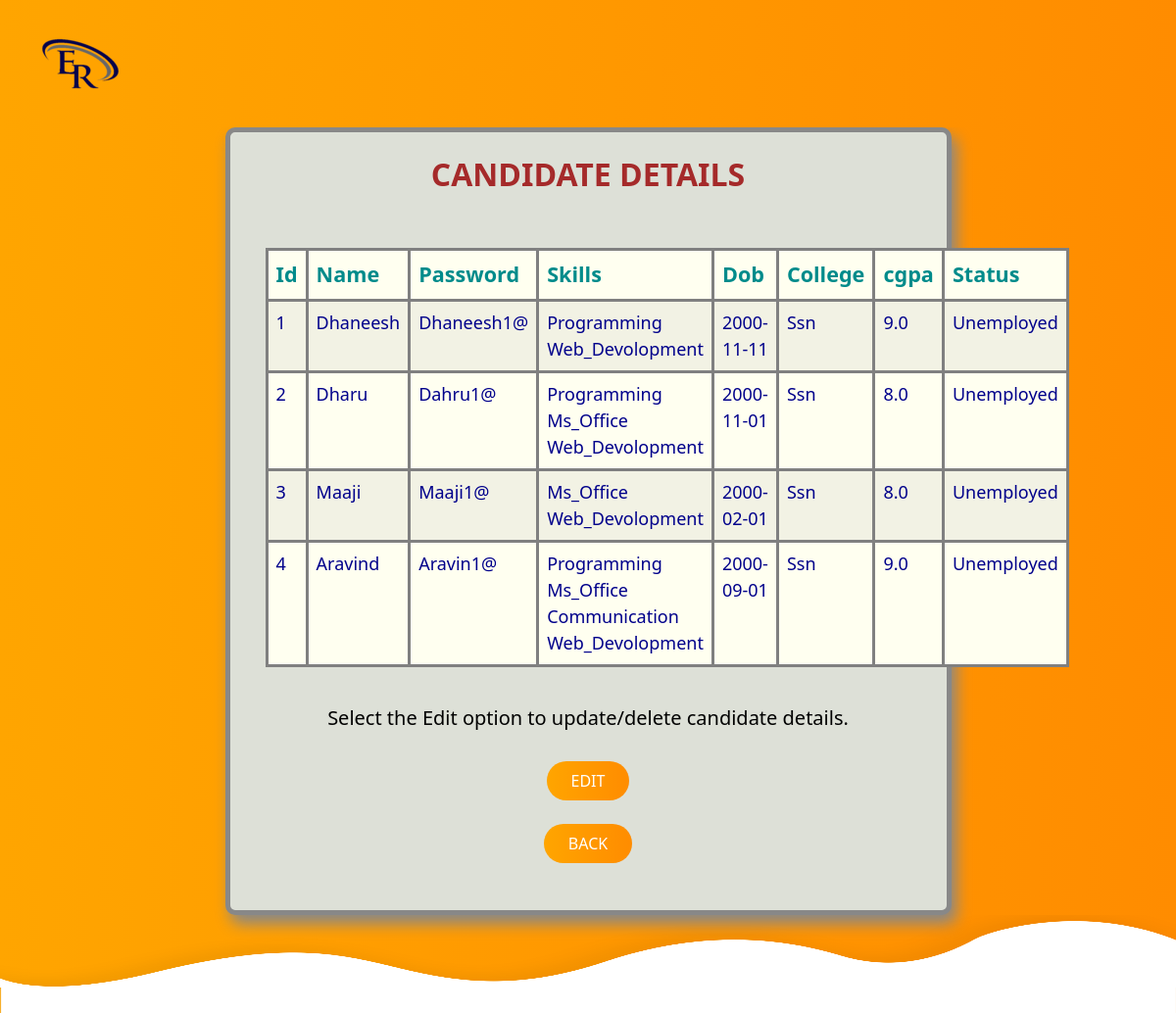
Page /edit_candidate on the committed database.
### app.py (models this page shows)
class User_acc(db.Model):
    __tablename__ = 'user_acc'
    id = db.Column(db.Integer,primary_key=True)
    Name = db.Column(db.String(50),nullable=False)
    Password = db.Column(db.String(50),nullable=False)
    Email_id = db.Column(db.String(200),nullable=False)
    Contact = db.Column(db.String(15))
    Address = db.Column(db.String(30))
    Skills = db.Column(db.String(100))
    Dob=db.Column(db.String(30))
    Age = db.Column(db.Integer)
    Status=db.Column(db.Integer)
    Sslc=db.Column(db.Float)
    Hlc=db.Column(db.Float)
    College = db.Column(db.String(200))
    Department = db.Column(db.String(30))
    CGPA = db.Column(db.Float)
    Resume = db.Column(db.LargeBinary)
    Experience = db.Column(db.Integer)
    status=db.Column(db.Integer)
    account = db.relationship("User", backref=backref("account", uselist=False))

### app.py (the view)
@app.route('/edit_candidate')
def edit_candidate():
    d = connect_db()
    query="SELECT * from User_acc"
    cur = d.execute(query)
    user = [dict( id=row[0],name=row[1],pwd=row[2],mail=row[3],contact=row[4],address=row[5],skills=row[6],Dob=row[7],age=row[8],sslc=row[9],hlc=row[10],college=row[11],department=row[12],cgpa=row[13],exp=row[15],status=row[16]) for row in cur.fetchall()]
    d.close()
    for i in user:
        if(i['status']==None):
            i['status']='Unemployed'
        else:
            i['status']='Employed'
    return render_template('edit_candidate.html',user=user)

### app.py (called while the page is built)
def connect_db():
    return sqlite3.connect('recsys.db')

@app.before_request
def before_request():
    if 'username' in session:
        g.user = session['username']

### templates/edit_candidate.html (shortened to what this page needs)
<!DOCTYPE html>
<html lang="en">
<head>
    <link rel="stylesheet" href="{{url_for('static',filename='style.css')}}">
    <link href="https://cdn.jsdelivr.net/npm/bootstrap@5.0.0-beta3/dist/css/bootstrap.min.css" rel="stylesheet">
    <link rel="stylesheet" href="https://stackpath.bootstrapcdn.com/font-awesome/4.7.0/css/font-awesome.min.css">
</head>
<body>
<section id="nav-bar">
    <nav class="navbar navbar-expand-lg navbar-light ">
        <div class="container-fluid">
           <a class="navbar-brand" href="{{url_for('admin')}}"><img src="{{url_for('static',filename='logo1.png')}}"></a>
        </div>
    </nav>
</section>
<section id="banner">
    <div class="container">
        <div class="row">
            <div class="login-box">
                <br>
                <h2 style="color:brown;font-weight: bolder;text-align: center;">CANDIDATE DETAILS</h2>
            <div class="container">
           <br>
           <br><center>
            <table class="table table-hover table-striped ">
                <thead>
                  <tr>
                    <th >Id</th>
                    <th >Name</th>
                    <th >Password</th>
                    <th>Skills</th>
                    <th>Dob</th>
                    <th>College</th>
                    <th>cgpa</th>
                    <th>Status</th>
                  </tr>
                </thead>
                <tbody>
                  {% for item in user %}
                  <tr>
                    <td>{{item.id}}</td>
                    <td>{{item.name}}</td>
                    <td>{{item.pwd}}</td>
                    <td>{{item.skills}}</td>
                    <td>{{item.Dob}}</td>
                    <td>{{item.college}}</td>
                    <td>{{item.cgpa}}</td>
                    <td>{{item.status}}</td>
                  </tr>
                  {% endfor %}
                </tbody>
              </table><br>
           <h5 style="color: black">Select the Edit option to update/delete candidate details.</h5>
            <br>
            <a href="{{url_for('update_candidate')}}" class="btn btn-primary">EDIT</a>
            <br><br>
            <a href="{{url_for('admin')}}" class="btn btn-primary">BACK</a></center>
            <br><br>
            </div>
        </div>
    </div>
    </div>
    <img src="{{url_for('static',filename='wave.png')}}" class="bottom-img">
</section>

### static/style.css (style rules this page uses)
* { margin: 0; padding: 0; }
body { font-family: sans-serif; }
#nav-bar { position: sticky; top: 0; z-index: 10; }
.navbar { background-image: linear-gradient(to right, #ffa500, #ff8c00); padding: 0 !important; }
#banner { background-image: linear-gradient(to right, #ffa500, #ff8c00); color: #fff; padding: top 5%; }
.bottom-img { height: 70px; width: 100%; }

### templates/edit_candidate.html (style rules this page uses)
.login-box { width: 65%; border: 5px solid #888888; border-radius: 10px; background-color: #dde0d7; box-shadow: 5px 9px 15px #888888; margin: auto; }
.table,th,td { border: 3px solid grey; font-size:large; color:darkblue; background-color:ivory; }
th { color:darkcyan; font-size: larger; }
.btn-primary { box-shadow: none; padding-left: 20px; padding: 8px 25px; border: none; border-radius: 20px; background-image: linear-gradient(to right, #ffa500, #ff8c00); }
.bottom-img { height: 100px; width: 100%; }

### rows in the picture
User_acc: id "1", name "Dhaneesh", pwd "Dhaneesh1@", skills "Programming Web_Devolopment", Dob "2000-11-11", college "Ssn", cgpa "9.0", status "Unemployed"
User_acc: id "2", name "Dharu", pwd "Dahru1@", skills "Programming Ms_Office Web_Devolopment", Dob "2000-11-01", college "Ssn", cgpa "8.0", status "Unemployed"
User_acc: id "3", name "Maaji", pwd "Maaji1@", skills "Ms_Office Web_Devolopment", Dob "2000-02-01", college "Ssn", cgpa "8.0", status "Unemployed"
User_acc: id "4", name "Aravind", pwd "Aravin1@", skills "Programming Ms_Office Communication Web_Devolopment", Dob "2000-09-01", college "Ssn", cgpa "9.0", status "Unemployed"
